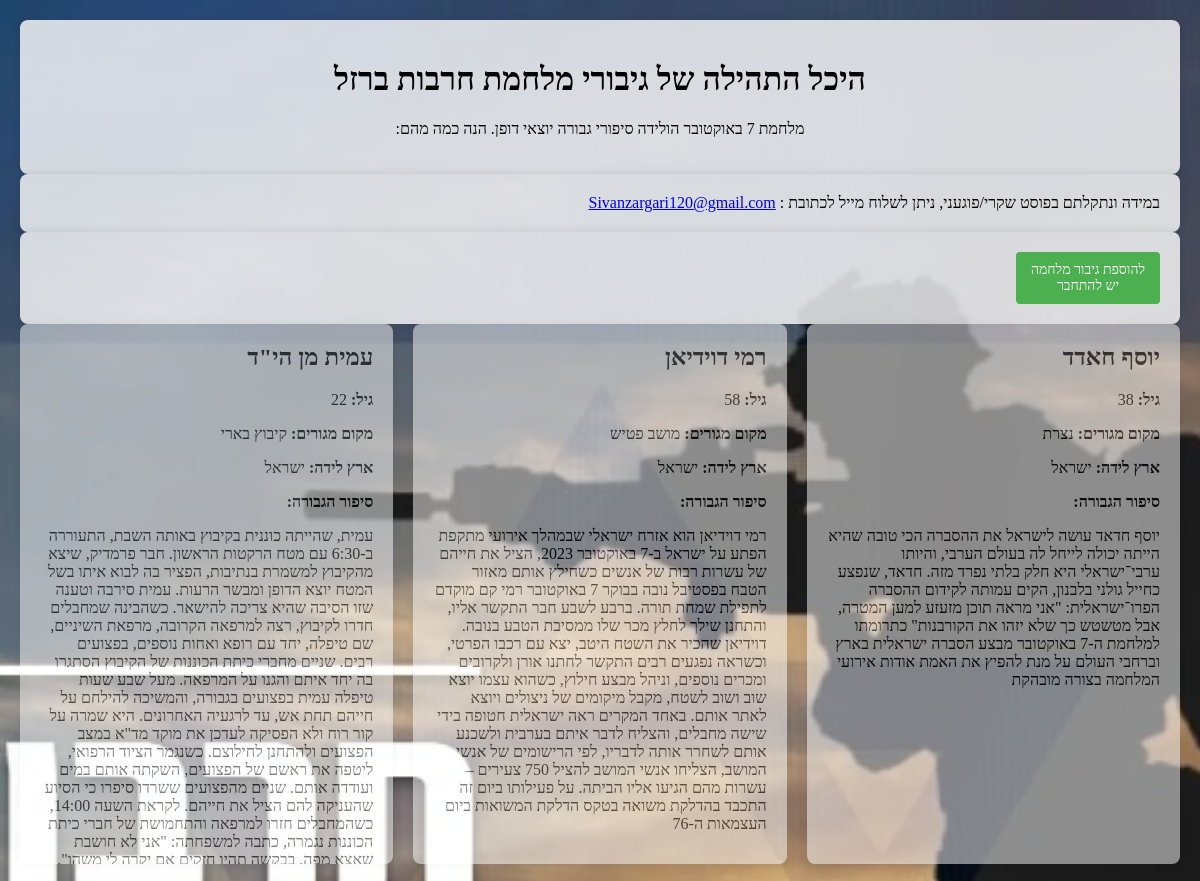
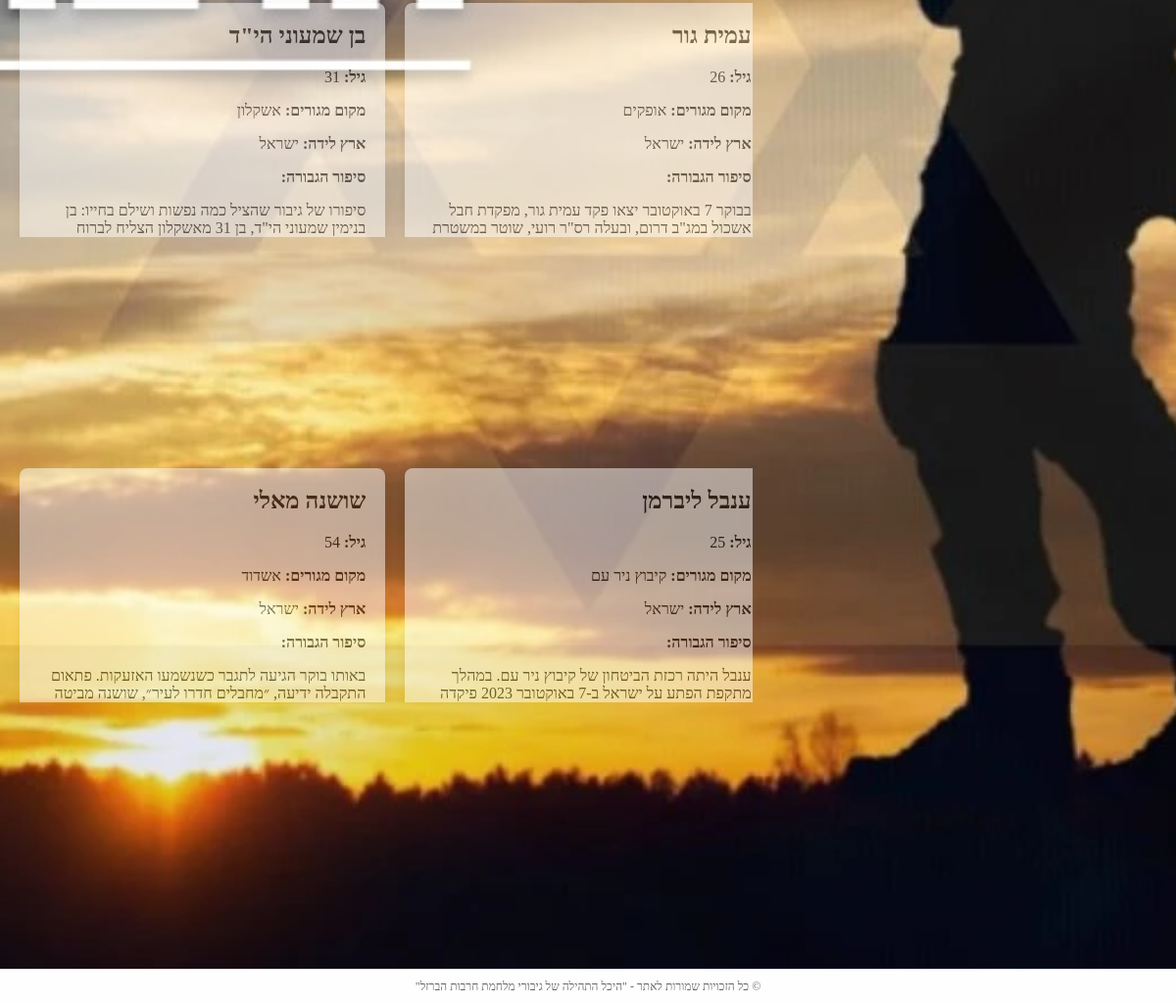
The page /hall-of-fame/ on the database its author committed (2 pictures, top to bottom).
### ironSwordsApp/models.py (models this page shows, shortened)
class Hero(models.Model):
    user = models.ForeignKey(User, on_delete=models.CASCADE)
    first_name = models.CharField(max_length=100)
    last_name = models.CharField(max_length=100)
    age = models.IntegerField()
    hometown = models.CharField(max_length=100)
    country_of_birth = models.CharField(max_length=100)
    hero_story = models.TextField()
    image = models.ImageField(upload_to='heroes_images/', blank=True, null=True)

### ironSwordsApp/views.py (the view)
# urls.py: path('hall-of-fame/', views.hall_of_fame, name='hall_of_fame'),
def hall_of_fame(request):
    heroes = Hero.objects.all()
    return render(request, 'home.html', {'heroes': heroes})

### ironSwordsApp/templates/home.html (shortened to what this page needs)
<!DOCTYPE html>
<html lang="en">
<head>
    {% load static %}
</head>
<body>
    <div class="bg">
        <div class="header">
            <h1>היכל התהילה של גיבורי מלחמת חרבות ברזל</h1>
            <p>:מלחמת 7 באוקטובר הולידה סיפורי גבורה יוצאי דופן. הנה כמה מהם</p>
        </div>
        <div class="ad-square">
            במידה ונתקלתם בפוסט שקרי/פוגעני, ניתן לשלוח מייל לכתובת :
            <a href="mailto:Sivanzargari120@gmail.com">Sivanzargari120@gmail.com</a>
        </div>
        <div class="button-square">
            <a href="{% url 'login' %}?next={% url 'add_hero' %}">
                <span class="highlight">להוספת גיבור מלחמה</span><br>
                <span class="underline">יש להתחבר</span>
            </a>
        </div>
        <div class="hero-grid">
            {% for hero in heroes %}
            <div class="hero-box">
                <h2>{{ hero.first_name }} {{ hero.last_name }}</h2>
                <p><strong>גיל:</strong> {{ hero.age }}</p>
                <p><strong>מקום מגורים:</strong> {{ hero.hometown }}</p>
                <p><strong>ארץ לידה:</strong> {{ hero.country_of_birth }}</p>
                <p><strong>:סיפור הגבורה</strong></p>
                <p>{{ hero.hero_story }}</p>
            </div>
            {% endfor %}
        </div>
    </div>
    <footer class="footer">
         "כל הזכויות שמורות לאתר - "היכל התהילה של גיבורי מלחמת חרבות הברזל ©
    </footer>
</body>
</html>

### rows shown on the page
Hero: first_name "עמית", last_name "מן הי\"ד", age "22", hometown "קיבוץ בארי", country_of_birth "ישראל", hero_story "עמית, שהייתה כוננית בקיבוץ באותה השבת, התעוררה ב-6:30 עם מטח הרקטות הראשון. חבר פרמדיק, שיצא מהקיבוץ למשמרת בנתיבות, הפציר בה לבוא איתו בשל המטח יוצא הדופן ומבשר הרעות. עמית סירבה וטענה שזו הסיבה שהיא צריכה להישאר. כשהבינה שמחבלים חדרו לקיבוץ, רצה למרפאה הקרובה, מרפאת השיניים, שם טיפלה, יחד עם רופא ואחות נוספים, בפצועים רבים. שניים מחברי כיתת הכוננות של הקיבוץ הסתגרו בה יחד איתם והגנו על המרפאה. מעל שבע שעות טיפלה עמית בפצועים בגבורה, והמשיכה להילחם על חייהם תחת אש, עד לרגעיה האחרונים. היא שמרה על קור רוח ולא הפסיקה לעדכן את מוקד מד\"א במצב הפצועים ולהתחנן לחילוצם. כשנגמר הציוד הרפואי, ליטפה את ראשם של הפצועים, השקתה אותם במים ועודדה אותם. שניים מהפצועים ששרדו סיפרו כי הסיוע שהעניקה להם הציל…"
Hero: first_name "רמי", last_name "דוידיאן", age "58", hometown "מושב פטיש", country_of_birth "ישראל", hero_story "רמי דוידיאן הוא אזרח ישראלי שבמהלך אירועי מתקפת הפתע על ישראל ב-7 באוקטובר 2023, הציל את חייהם של עשרות רבות של אנשים כשחילץ אותם מאזור הטבח בפסטיבל נובה בבוקר 7 באוקטובר רמי קם מוקדם לתפילת שמחת תורה. ברבע לשבע חבר התקשר אליו, והתחנן שילך לחלץ מכר שלו ממסיבת הטבע בנובה. דוידיאן שהכיר את השטח היטב, יצא עם רכבו הפרטי, וכשראה נפגעים רבים התקשר לחתנו אורן ולקרובים ומכרים נוספים, וניהל מבצע חילוץ, כשהוא עצמו יוצא שוב ושוב לשטח, מקבל מיקומים של ניצולים ויוצא לאתר אותם. באחד המקרים ראה ישראלית חטופה בידי שישה מחבלים, והצליח לדבר איתם בערבית ולשכנע אותם לשחרר אותה לדבריו, לפי הרישומים של אנשי המושב, הצליחו אנשי המושב להציל 750 צעירים – עשרות מהם הגיעו אליו הביתה. על פעילותו ביום זה התכבד בהדלקת…"
Hero: first_name "יוסף", last_name "חאדד", age "38", hometown "נצרת", country_of_birth "ישראל", hero_story "יוסף חדאד עושה לישראל את ההסברה הכי טובה שהיא הייתה יכולה לייחל לה בעולם הערבי, והיותו ערבי־ישראלי היא חלק בלתי נפרד מזה. חדאד, שנפצע כחייל גולני בלבנון, הקים עמותה לקידום ההסברה הפרו־ישראלית: \"אני מראה תוכן מזעזע למען המטרה, אבל מטשטש כך שלא יזהו את הקורבנות\" כתרומתו למלחמת ה-7 באוקטובר מבצע הסברה ישראלית בארץ וברחבי העולם על מנת להפיץ את האמת אודות אירועי המלחמה בצורה מובהקת"
Hero: first_name "בן", last_name "שמעוני הי\"ד", age "31", hometown "אשקלון", country_of_birth "ישראל", hero_story "סיפורו של גיבור שהציל כמה נפשות ושילם בחייו: בן בנימין שמעוני הי\"ד, בן 31 מאשקלון הצליח לברוח מהמסיבה ברעים. הוא נכנס לרכב שלו, אסף בדרך 4 אנשים שלא הכיר ונמלט מהתופת. הוא הגיע לבאר שבע, הוריד את הנוסעים והתקשר לאחיו. למרות הפצרותיו של אחיו, הוא החליט לחזור למסיבה ולחלץ את החברים שנשארו מאחור. הוא נכנס אל אזור האש, חילץ 8 אנשים נוספים והביא אותם אל חוף מבטחים. בפעם השלישית, אחרי שאסף 3 אנשים הוא נרצח ברכבו"
Hero: first_name "עמית", last_name "גור", age "26", hometown "אופקים", country_of_birth "ישראל", hero_story "בבוקר 7 באוקטובר יצאו פקד עמית גור, מפקדת חבל אשכול במג\"ב דרום, ובעלה רס\"ר רועי, שוטר במשטרת אופקים, להילחם במחבלים, כל אחד בגזרה אחרת - הוא לתחנת משטרת אופקים והיא לכיוון מועצה אזורית אשכול. \"זו הייתה לחימה ארוכה וקשה\", מספרת עמית. בשלב מסוים כל אחד מאיתנו הבין, בנפרד, שיכול להיות שלא נחזור לילדה שלנו, ששנינו עלולים להיהרג מצאה עצמה עמית , נוסעת ברכב עם שתי ידיים פצועות, כשבאחת מהן היא יורה ובשנייה לוחצת על צווארו המדמם של חייל הרגה מחבלים, איבדה שוטר תחת פיקודה וגם הצילה במו ידיה, תחת אש כבדה וכשהיא פצועה בשתי הידיים, קצין צה\"ל שלחם לצדה."
Hero: hero_story "מוקדם בבוקר שבת התעורר אוהד ברוורמן, משוחרר טרי מיחידת החילוץ 669, לקולות פיצוצים וירי. הוא עלה על מדים ונשק וסרק את האזור. הוא היה הראשון לזהות שמונה מחבלים שחדרו פנימה והזעיק את רכז הביטחון השוטף של כיתת הכוננות. יחד עם כיתת הכוננות הוא נלחם במחבלים בקיבוץ, ולאחר קרב עז הם הצליחו לכתר את המחבלים שהתבצרו באזור הבריכה והגן הסמוך אליה. הם עמדו מולם בקו ויצרו חיץ בכביש ההיקפי כך שהמחבלים לא יוכלו לצאת או להיכנס. בצוהרי היום, חוסלו כל המחבלים אך כיתת הכוננות המשיכה לסרוק את הקיבוץ עד השעות הקטנות של הלילה."
Hero: first_name "שושנה", last_name "מאלי", age "54", hometown "אשדוד", country_of_birth "ישראל", hero_story "באותו בוקר הגיעה לתגבר כשנשמעו האזעקות. פתאום התקבלה ידיעה, ״מחבלים חדרו לעיר״, שושנה מביטה לאופק ורואה מחבלים מתקרבים אל תחנת המשטרה לא מהססת ומתחילה לירות לעברם, רימון שנזרק עליה, הוחזק בידה ונזרק לעבר המחבלים. בתושייה, היא הצליחה לחסל ארבעה מחבלים. בקרב הקשה הזה היא איבדה הרבה מחבריה, והתגבורת לא מגיעה. \"ביקשתי שיגידו לבן שלי שאני אוהבת אותו\", סיפרה מאלי שהמשיכה להילחם. במהלך הלחימה שושנה נורתה בידה, אך לא הפסיקה להילחם, עד לרגע שנגמרה לה התחמושת, ואז היא העמידה פני מתה, בשלב זה, לוחמי הימ״מ פותחים באש על המחבלים והיא מרימה את ידה בכוחות אחרונים ומפונה תחת אש. היא סמל לגבורת השוטרים במשטרת שדרות."
Hero: first_name "ענבל", last_name "ליברמן", age "25", hometown "קיבוץ ניר עם", country_of_birth "ישראל", hero_story "ענבל היתה רכזת הביטחון של קיבוץ ניר עם. במהלך מתקפת הפתע על ישראל ב-7 באוקטובר 2023 פיקדה על כיתת הכוננות של הקיבוץ, ובכך עזרה למנוע את חדירת המחבלים לקיבוץ. בשעה 06:30, נשמעו בקיבוץ אזעקות צבע אדום לכניסה למרחבים מוגנים, עקב נפילת הרקטות נפל החשמל בניר עם. ליברמן הורתה שלא להחזיר אותו, כדי שלא יצליחו לפתוח את שערי הקיבוץ. היא חימשה את 11 חברי כיתת הכוננות של הקיבוץ והציבה אותם בעמדות הגנה, זאת למרות שההוראה הרשמית הייתה רק להכין את כיתת הכוננות לקראת פעילות. ענבל נלחמה במחבלים במשך שמונה עשרה שעות. בשנת 2024 נבחרה להדליק משואה בטקס הדלקת המשואות בהר הרצל."
Hero: first_name "עידו", last_name "רוזנטל הי\"ד", age "45", hometown "בן שמן", country_of_birth "ישראל", hero_story "עידו היה הלוחם הכי ותיק ביחידת שלדג. ב-7 באוקטובר, כששמע על מה שקורה בגבול עזה, הבין רוזנטל שיש סיטואציה מלחמתית. הוא לקח את אקדחו האישי ומיהר ליחידה, משם עלה על מסוק דרומה. צוות אחד הוביל סגן מפקד שלדג והוא היה מספר שתיים. היעד: בארי. בין קיבוץ עלומים לבארי נתקלו חברי הצוות בחוליה גדולה של מחבלים, והחליטו להסתער. הם ניהלו קרבות מטווח אפס, והרגו יותר מעשרה מהם. אחד החיילים נפצע בידו. רוזנטל בדק את הפגיעה, ראה שכדור נוסף לא חדר את האפוד הקרמי שלו, ושלח אותו אחורה. אותו חייל מספר ששמע צרור נוסף. רוזנטל ספג כדור בצוואר ונהרג במקום."
